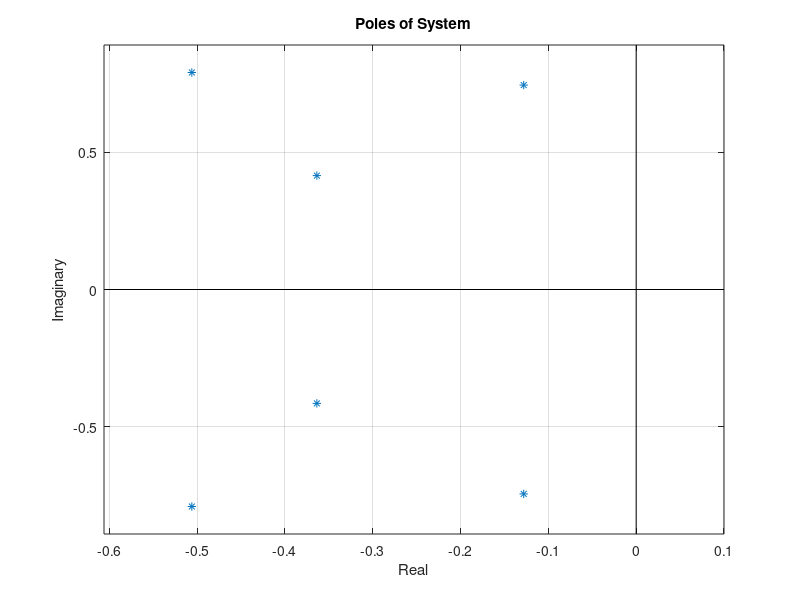
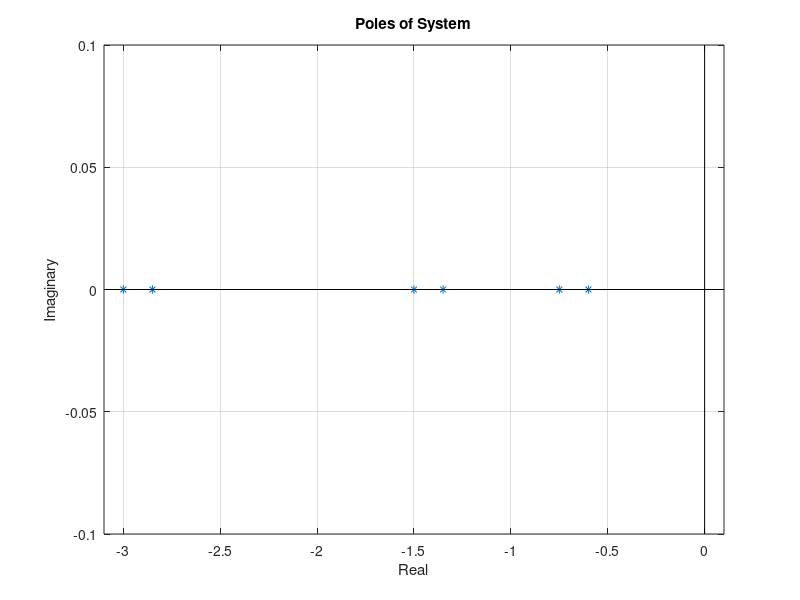

The MATLAB script that drew these images, in order: (Note: this script raises an error after producing the figures.)
%% Run Simulation
%

%#ok<*UNRCH>
clc, clear, close all;

if ~exist('GRAPHICAL_PLOT','var')
    clc, clear, close all;
    
    GRAPHICAL_PLOT = true;
    PLOT_LINEAR = false;
    END_PLOT = true;
    MAKE_VIDEO = false;
    SHOW_EVERY_N_FRAMES = 200;
    
%     initState = [0;5;0;pi/8;0;-pi/8];
    initState = [5;0;0;0;0;0];
%     initState = [0;1;pi/8;pi/8;-pi/8;pi/8];
%     initState = [0;0;0;0;0;0];
%     initState = [0;0;0;pi/16;0;-pi/16];

    Q = diag([1,1,10,1000,10,1000]);
    R = 0.00001;
    
    L_Goal = [-20;-19;-10;-9;-5;-4]*0.15;

    
    C = [1 0 0 0 0 0];
%     C = [1 0 0 0 1 0];
%     C = [1 0 1 0 1 0];
    lim = 1;
    
    uF = 0;
    
    finalX = 0;
%     finalX = 50;

    VIDEO_NAME = sprintf('%3.2f_O%1d',L_Goal(end)/-4,sum(C));
end
% Set up simulation parameters
M = 1000; % kg
m1 = 100; % kg
m2 = 100; % kg
l1 = 20; % m
l2 = 10; % m
g = 9.81; % m/s^2

% Create struct
params = struct;
params.M = M;
params.m1 = m1;
params.m2 = m2;
params.l1 = l1;
params.l2 = l2;
params.g = g;

stateLin = initState;
stateNonLin = initState;
controlledStateLin = initState;
controlledStateNonLin = initState;
estimatedStateLin = diag(C)*initState;
estimatedStateNonLin = diag(C)*initState;
estimatedConStateLin = diag(C)*initState;
estimatedConStateNonLin = diag(C)*initState;

AF = [0,1,0,0,0,0;0,0,-g*m1/M,0,-g*m2/M,0;0,0,0,1,0,0;0,0,-g*(M+m1)/(M*l1),0,-g*m2/(M*l1),0;0,0,0,0,0,1;0,0,-g*m1/(M*l2),0,-g*(M+m2)/(M*l2),0];
BF = [0;1/M;0;1/(M*l1);0;1/(M*l2)];

[K, S, e] = lqr(AF,BF,Q,R);

disp('Eigenvalues'' real parts from A_F - B_F * K');
fprintf('%f\n',real(e));

L = place(AF',C',L_Goal).';
eo = eig(AF - L*C);
disp(real(eo));

figure;
limits = [min(real(e)) - 0.1, 0.1, min(imag(e)) - 0.1,max(imag(e)) + 0.1];
plot(real(e),imag(e),'*',limits(1:2),[0,0],'k',[0,0],limits(3:4),'k');
xlabel('Real'); ylabel('Imaginary'); title('Poles of System');
axis(limits); grid on;
figure;
limits = [min(real(eo)) - 0.1, 0.1, min(imag(eo)) - 0.1,max(imag(eo)) + 0.1];
plot(real(eo),imag(eo),'*',limits(1:2),[0,0],'k',[0,0],limits(3:4),'k');
xlabel('Real'); ylabel('Imaginary'); title('Poles of System');
axis(limits); grid on;

% Set up Time data
step = 0.001; % Seconds
timesteps = 0:step:60-step;
resultLin = zeros(numel(timesteps) + 1, 14);
resultNonLin = resultLin;
controlledResultLin = resultLin;
controlledResultNonLin = resultLin;
if GRAPHICAL_PLOT
    fig = figure; fig.Position = [17 100 1200 728];
    if PLOT_LINEAR
        ax1 = subplot(2,1,1); title(ax1,'Uncontrolled Lin');
        ax2 = subplot(2,1,2); title(ax2,'Controlled Lin');
    else
        ax1 = subplot(2,1,1); title(ax1,'Uncontrolled NonLin');
        ax2 = subplot(2,1,2); title(ax2,'Controlled NonLin');
    end
end
if MAKE_VIDEO
    v = VideoWriter(VIDEO_NAME,'MPEG-4');
    open(v);
end
FLin = 0;
FNonLin = 0;
FConLin = 0;
FConNonLin = 0;
for timeIndex = 1:numel(timesteps)
    destimatedStateLin = AF*estimatedStateLin + BF*FLin + L*C*(stateLin - estimatedStateLin);
    destimatedStateNonLin = AF*estimatedStateNonLin + BF*FNonLin + L*C*(stateNonLin - estimatedStateNonLin);
    destimatedConStateLin = AF*estimatedConStateLin + BF*FConLin + L*C*(controlledStateLin - estimatedConStateLin);
    destimatedConStateNonLin = AF*estimatedConStateNonLin + BF*FConNonLin + L*C*(controlledStateNonLin - estimatedConStateNonLin);
    
    estimatedStateLin = estimatedStateLin + destimatedStateLin * step;
    estimatedStateNonLin = estimatedStateNonLin + destimatedStateNonLin * step;
    estimatedConStateLin = estimatedConStateLin + destimatedConStateLin * step;
    estimatedConStateNonLin = estimatedConStateNonLin + destimatedConStateNonLin * step;
    
    FLin = 0;
    FNonLin = 0;
    FConLin = -K * (estimatedConStateLin - [finalX;zeros(5,1)]);
    FConNonLin = -K * (estimatedConStateNonLin - [finalX;zeros(5,1)]);
    
    resultLin(timeIndex,:) = [timesteps(timeIndex), stateLin.', FLin, estimatedStateLin.'];
    resultNonLin(timeIndex,:) = [timesteps(timeIndex), stateNonLin.', FNonLin, estimatedStateNonLin.'];
    controlledResultLin(timeIndex,:) = [timesteps(timeIndex), controlledStateLin.', FConLin, estimatedConStateLin.'];
    controlledResultNonLin(timeIndex,:) = [timesteps(timeIndex), controlledStateNonLin.', FConNonLin, estimatedConStateNonLin.'];
    
    stateLin = simulateLinearSystem(stateLin, FLin + uF, step, params);
    stateNonLin = simulateNonLinearSystem(stateNonLin, FNonLin + uF, step, params);
    controlledStateLin = simulateLinearSystem(controlledStateLin, FConLin + uF, step, params);
    controlledStateNonLin = simulateNonLinearSystem(controlledStateNonLin, FConNonLin + uF, step, params);
    
    if GRAPHICAL_PLOT && mod(timeIndex, SHOW_EVERY_N_FRAMES) == 0
        if PLOT_LINEAR
            plotState(ax1, stateLin(1), stateLin(3), stateLin(5), params.l1, params.l2);
            plotState(ax2, controlledStateLin(1), controlledStateLin(3), controlledStateLin(5), params.l1, params.l2);
        else
            plotState(ax1, stateNonLin(1), stateNonLin(3), stateNonLin(5), params.l1, params.l2);
            plotState(ax2, controlledStateNonLin(1), controlledStateNonLin(3), controlledStateNonLin(5), params.l1, params.l2);
        end
        if MAKE_VIDEO
            writeVideo(v,getframe(gcf));
        end
    end
end
if MAKE_VIDEO
    close(v);
end
resultLin(end,:) = [timesteps(end) + step, stateLin.', nan, estimatedStateLin.'];
resultNonLin(end,:) = [timesteps(end) + step, stateNonLin.', nan, estimatedStateNonLin.'];
controlledResultLin(end,:) = [timesteps(end) + step, controlledStateLin.', nan, estimatedConStateLin.'];
controlledResultNonLin(end,:) = [timesteps(end) + step, controlledStateNonLin.', nan, estimatedConStateNonLin.'];
if (END_PLOT)
    figure('units','normalized','outerposition',[0 0 1 1]);
    subplot 321;plot(resultLin(:,1),resultLin(:,2),'r',resultNonLin(:,1),resultNonLin(:,2),'b-.'); legend('Linear','Non-Linear'); ylabel('X'); xlabel('Time'); title('Uncontrolled X');
    subplot 323;plot(resultLin(:,1),resultLin(:,4),'r',resultNonLin(:,1),resultNonLin(:,4),'b-.'); legend('Linear','Non-Linear'); ylabel('Theta 1'); xlabel('Time'); title('Uncontrolled Theta 1');
    subplot 325;plot(resultLin(:,1),resultLin(:,6),'r',resultNonLin(:,1),resultNonLin(:,6),'b-.'); legend('Linear','Non-Linear'); ylabel('Theta 2'); xlabel('Time'); title('Uncontrolled Theta 2');
    subplot 322;plot(controlledResultLin(:,1),controlledResultLin(:,2),'r',controlledResultNonLin(:,1),controlledResultNonLin(:,2),'b-.'); legend('Linear','Non-Linear'); ylabel('X'); xlabel('Time'); title('Controlled X');
    subplot 324;plot(controlledResultLin(:,1),controlledResultLin(:,4),'r',controlledResultNonLin(:,1),controlledResultNonLin(:,4),'b-.'); legend('Linear','Non-Linear'); ylabel('Theta 1'); xlabel('Time'); title('Controlled Theta 1');
    subplot 326;plot(controlledResultLin(:,1),controlledResultLin(:,6),'r',controlledResultNonLin(:,1),controlledResultNonLin(:,6),'b-.'); legend('Linear','Non-Linear'); ylabel('Theta 2'); xlabel('Time'); title('Controlled Theta 2');
    figure; plot(controlledResultLin(:,1),controlledResultLin(:,8),'r',controlledResultNonLin(:,1),controlledResultNonLin(:,8),'b-.'); legend('Linear','Non-Linear'); ylabel('Control Input'); xlabel('Time'); title('Control Input (Force)');
    figure('units','normalized','outerposition',[0 0 1 1]);
    subplot 321;plot(resultLin(1:end,1),resultLin(1:end,2) - resultLin(1:end,9),'r',resultNonLin(1:end,1),resultNonLin(1:end,2) - resultNonLin(1:end,9),'b-.'); legend('Linear','Non-Linear'); ylabel('X'); xlabel('Time'); title('Estimation Error X');ylim([-lim,lim]);
    subplot 323;plot(resultLin(1:end,1),resultLin(1:end,4) - resultLin(1:end,11),'r',resultNonLin(1:end,1),resultNonLin(1:end,4) - resultNonLin(1:end,11),'b-.'); legend('Linear','Non-Linear'); ylabel('Theta 1'); xlabel('Time'); title('Estimation Error Theta 1');ylim([-lim,lim]);
    subplot 325;plot(resultLin(1:end,1),resultLin(1:end,6) - resultLin(1:end,13),'r',resultNonLin(1:end,1),resultNonLin(1:end,6) - resultNonLin(1:end,13),'b-.'); legend('Linear','Non-Linear'); ylabel('Theta 2'); xlabel('Time'); title('Estimation Error Theta 2');ylim([-lim,lim]);
    subplot 322;plot(resultLin(1:end,1),resultLin(1:end,3) - resultLin(1:end,10),'r',resultNonLin(1:end,1),resultNonLin(1:end,3) - resultNonLin(1:end,10),'b-.'); legend('Linear','Non-Linear'); ylabel('d/dt X'); xlabel('Time'); title('Estimation Error d/dt X');ylim([-lim,lim]);
    subplot 324;plot(resultLin(1:end,1),resultLin(1:end,5) - resultLin(1:end,12),'r',resultNonLin(1:end,1),resultNonLin(1:end,5) - resultNonLin(1:end,12),'b-.'); legend('Linear','Non-Linear'); ylabel('d/dt Theta 1'); xlabel('Time'); title('Estimation Error d/dt Theta 1');ylim([-lim,lim]);
    subplot 326;plot(resultLin(1:end,1),resultLin(1:end,7) - resultLin(1:end,14),'r',resultNonLin(1:end,1),resultNonLin(1:end,7) - resultNonLin(1:end,14),'b-.'); legend('Linear','Non-Linear'); ylabel('d/dt Theta 2'); xlabel('Time'); title('Estimation Error d/dt Theta 2');ylim([-lim,lim]);
end
function plotState(ax, x, theta1, theta2, l1, l2)
    axes(ax);
    
    % Plot Ropes
    center1 = [x - l1*sin(theta1),-l1*cos(theta1)];
    center2 = [x - l2*sin(theta2),-l2*cos(theta2)];
    plot([center1(1), x, center2(1)], [center1(2), 0, center2(2)], 'k');
    hold on;
    
    % Plot Box
    boxWidth = 5; boxHeight = 5;
    rectangle('Position',[x-boxWidth/2, -boxHeight/2, boxWidth, boxHeight]);
    
    % Plot Circles
    massRadius = 2.5;
    rectangle('Position',[center1 - massRadius/2,massRadius,massRadius],'Curvature',1);
    rectangle('Position',[center2 - massRadius/2,massRadius,massRadius],'Curvature',1);
    
    % Adjust Axis
    xlim([-60+x,60+x]);
    ylim([-25,5]);
    drawnow; hold off;
end